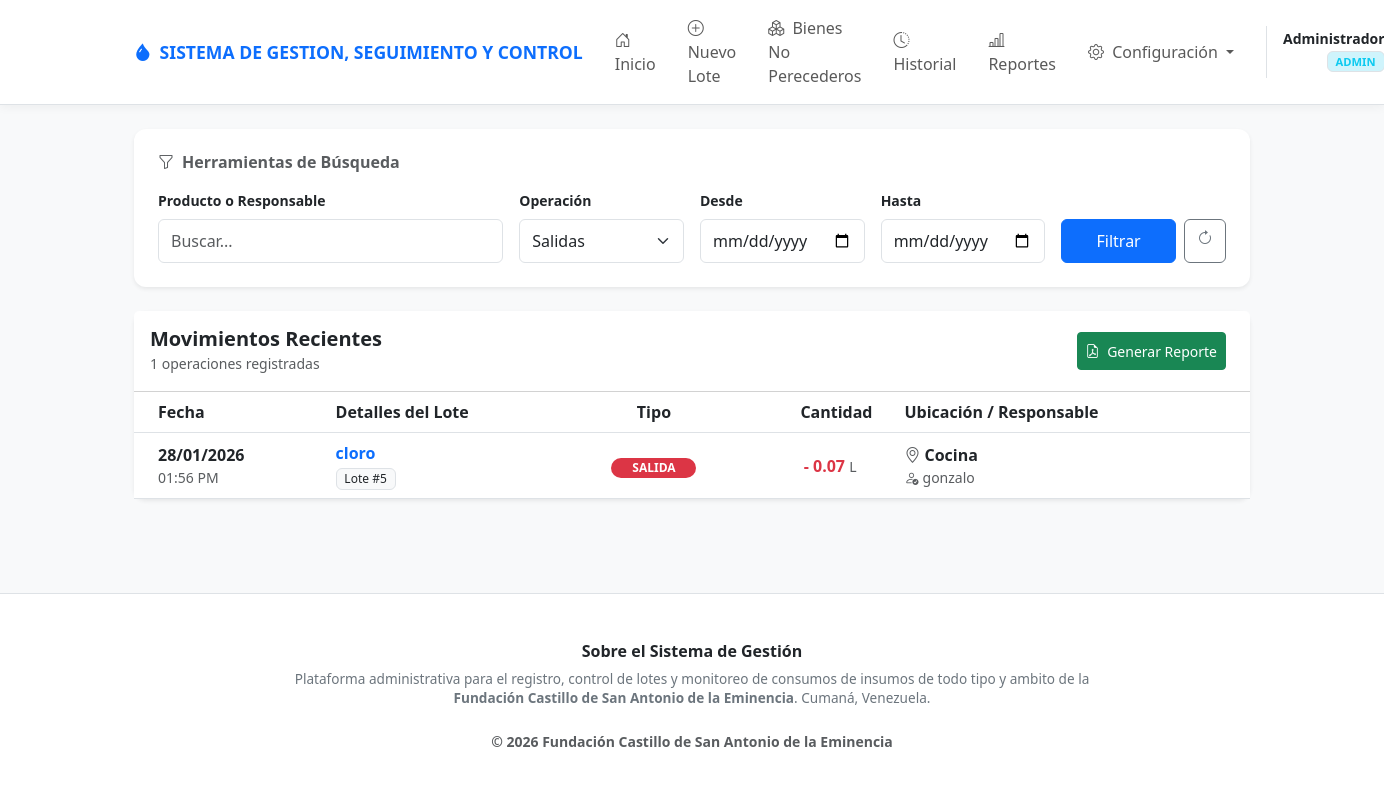
Page /historial.php?tipo=salida (signed in) on the committed database.
### tables this page shows
CREATE TABLE `movimientos` (
  `id` int(11) NOT NULL,
  `lote_id` int(11) NOT NULL,
  `tipo_movimiento` enum('entrada','salida') NOT NULL DEFAULT 'salida',
  `cantidad_retirada` decimal(10,2) NOT NULL,
  `area_destino` varchar(50) NOT NULL,
  `responsable` varchar(100) NOT NULL,
  `fecha_movimiento` timestamp NOT NULL DEFAULT current_timestamp()
);

CREATE TABLE `lotes` (
  `id` int(11) NOT NULL,
  `nombre_producto` varchar(100) NOT NULL,
  `cantidad_inicial` decimal(10,2) NOT NULL,
  `cantidad_actual` decimal(10,2) NOT NULL,
  `unidad` enum('L','Kg','Pz') NOT NULL,
  `estado` enum('activo','agotado') DEFAULT 'activo',
  `fecha_ingreso` timestamp NOT NULL DEFAULT current_timestamp()
);

### historial.php (the view, shortened to what this page needs)
<?php
$filtro_tipo = $_GET['tipo'] ?? '';
$filtro_busqueda = $_GET['buscar'] ?? '';
$fecha_desde = $_GET['desde'] ?? '';
$fecha_hasta = $_GET['hasta'] ?? '';
function resaltar($texto, $busqueda) {
    if (empty($busqueda)) return htmlspecialchars($texto);
    return preg_replace('/(' . preg_quote($busqueda, '/') . ')/i', '<mark class="p-0 bg-warning text-dark">$1</mark>', htmlspecialchars($texto));
}
try {
    $pdo = Database::getConnection();
    $sql = "SELECT m.*, l.nombre_producto, l.unidad
            FROM movimientos m
            JOIN lotes l ON m.lote_id = l.id
            WHERE 1=1";
    $params = [];
    if (!empty($filtro_tipo)) {
        $sql .= " AND m.tipo_movimiento = :tipo";
        $params[':tipo'] = $filtro_tipo;
    }
    $sql .= " ORDER BY m.fecha_movimiento DESC";
    $stmt = $pdo->prepare($sql);
    $stmt->execute($params);
    $movimientos = $stmt->fetchAll();
} catch (Exception $e) {
    die("<div class='alert alert-danger'>Error: " . $e->getMessage() . "</div>");
}
?>
<div class="card shadow-sm border-0 mb-4 no-print">
    <div class="card-body p-4">
        <h6 class="text-muted fw-bold mb-3"><i class="bi bi-funnel me-2"></i>Herramientas de Búsqueda</h6>
        <form method="GET" class="row g-3 align-items-end">
            <div class="col-md-4">
                <label class="form-label small fw-bold">Producto o Responsable</label>
                <input type="text" name="buscar" class="form-control" placeholder="Buscar..." value="<?= htmlspecialchars($filtro_busqueda) ?>">
            </div>
            <div class="col-md-2">
                <label class="form-label small fw-bold">Operación</label>
                <select name="tipo" class="form-select">
                    <option value="salida" <?= $filtro_tipo == 'salida' ? 'selected' : '' ?>>Salidas</option>
                </select>
            </div>
            <div class="col-md-2">
                <label class="form-label small fw-bold">Desde</label>
                <input type="date" name="desde" class="form-control" value="<?= $fecha_desde ?>">
            </div>
            <div class="col-md-2">
                <label class="form-label small fw-bold">Hasta</label>
                <input type="date" name="hasta" class="form-control" value="<?= $fecha_hasta ?>">
            </div>
            <div class="col-md-2 d-flex gap-2">
                <button type="submit" class="btn btn-primary w-100">Filtrar</button>
                <a href="historial.php" class="btn btn-outline-secondary"><i class="bi bi-arrow-clockwise"></i></a>
            </div>
        </form>
    </div>
</div>
<div class="card shadow-sm border-0 hover-shadow">
    <div class="card-header bg-white py-3 d-flex justify-content-between align-items-center">
        <div>
            <h5 class="mb-0 fw-bold text-dark">Movimientos Recientes</h5>
            <small class="text-muted"><?= count($movimientos) ?> operaciones registradas</small>
        </div>
        <div class="no-print">
            <button class="btn btn-success btn-sm me-2" onclick="window.print()">
                <i class="bi bi-file-earmark-pdf me-1"></i> Generar Reporte
            </button>
        </div>
    </div>
    <div class="table-responsive">
        <table class="table table-hover align-middle mb-0">
            <thead class="bg-light">
                <tr>
                    <th class="ps-4">Fecha</th>
                    <th>Detalles del Lote</th>
                    <th class="text-center">Tipo</th>
                    <th class="text-end">Cantidad</th>
                    <th class="ps-4">Ubicación / Responsable</th>
                </tr>
            </thead>
            <tbody>
                <?php foreach ($movimientos as $m):
                    $esEntrada = ($m['tipo_movimiento'] == 'entrada');
                ?>
                <tr>
                    <td class="ps-4">
                        <div class="fw-bold"><?= date('d/m/Y', strtotime($m['fecha_movimiento'])) ?></div>
                        <div class="text-muted small"><?= date('h:i A', strtotime($m['fecha_movimiento'])) ?></div>
                    </td>
                    <td>
                        <div class="text-primary fw-bold"><?= resaltar($m['nombre_producto'], $filtro_busqueda) ?></div>
                        <span class="badge bg-light text-dark border fw-normal">Lote #<?= $m['lote_id'] ?></span>
                    </td>
                    <td class="text-center">
                        <span class="badge rounded-pill <?= $esEntrada ? 'bg-success' : 'bg-danger' ?> px-3" style="min-width: 85px;">
                            <?= $esEntrada ? 'ENTRADA' : 'SALIDA' ?>
                        </span>
                    </td>
                    <td class="text-end pe-4">
                        <span class="fs-6 fw-bold <?= $esEntrada ? 'text-success' : 'text-danger' ?>">
                            <?= $esEntrada ? '+' : '-' ?> <?= number_format($m['cantidad_retirada'], 2) ?>
                        </span>
                        <small class="text-muted"><?= $m['unidad'] ?></small>
                    </td>
                    <td class="ps-4">
                        <div class="fw-bold"><i class="bi bi-geo-alt me-1 text-muted"></i><?= resaltar($m['area_destino'], $filtro_busqueda) ?></div>
                        <div class="small text-muted"><i class="bi bi-person-check me-1"></i><?= resaltar($m['responsable'], $filtro_busqueda) ?></div>
                    </td>
                </tr>
                <?php endforeach; ?>
            </tbody>
        </table>
    </div>
</div>
<?php
include 'layout.php';
?>

### layout.php (style rules this page uses)
body { background-color: #f8f9fa; display: flex; flex-direction: column; min-height: 100vh; font-size: 16px; }
.table-responsive { overflow-x: auto; -webkit-overflow-scrolling: touch; }
.table { min-width: 600px; }
.card { border-radius: 0.75rem; }
.btn { min-height: 44px; }
.btn-sm { min-height: 38px; }
.form-control, .form-select { min-height: 44px; font-size: 16px; }

### rows in the picture
movimientos: fecha_movimiento "28/01/2026", fecha_movimiento "01:56 PM", lote.nombre_producto "cloro", lote "5", tipo_movimiento "SALIDA", cantidad_retirada "0.07", lote.unidad "L", area_destino "Cocina", responsable "gonzalo"

### other values in the picture
$_SESSION['usuario_nombre'] "Administrador"
$rol_actual "ADMIN"
count($movimientos) "1"
